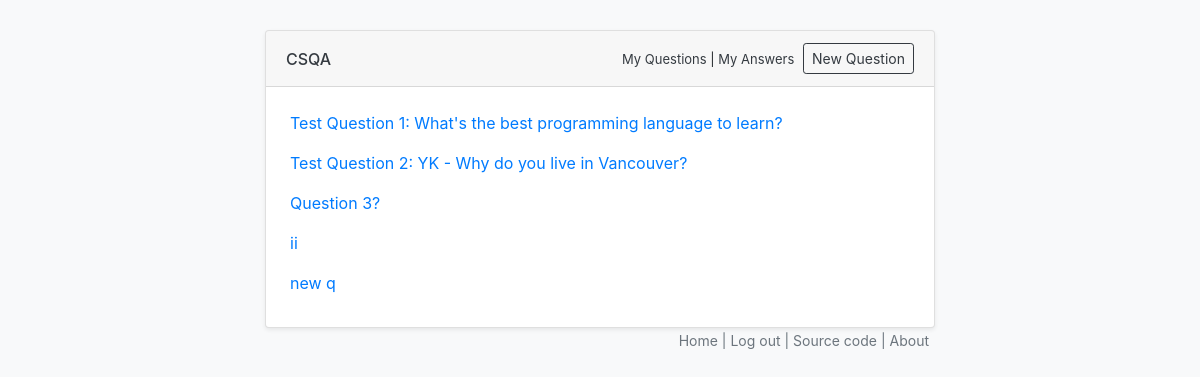
/question/my_questions/ (signed in), run on an earlier commit of the app's database.
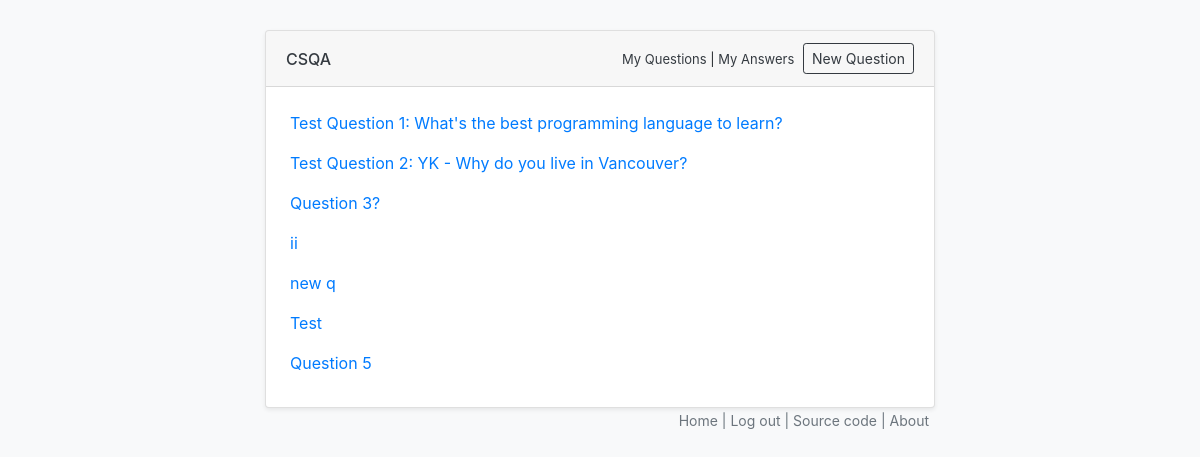
And on a later commit of the database.
### main/models.py (models this page shows, shortened)
class Question(models.Model):
    user = models.ForeignKey(User, on_delete=models.CASCADE)
    title = models.CharField(max_length=200)
    body = models.TextField(blank=True, null=True)
    created     = models.DateTimeField(editable=False)
    modified    = models.DateTimeField()

### questions/views.py (the view)
# urls.py: path('question/my_questions/', myQuestionsView, name='my-questions'),
def myQuestionsView(request):
    current_user = request.user
    questions = Question.objects.filter(user_id = current_user.id)
    questions_exist = len(questions) > 0
    return render(request, 'my_questions.html',
                  {'current_user': current_user, 'questions': questions,
                   'questions_exist': questions_exist})

### templates/my_questions.html (shortened to what this page needs)
{% extends "base.html" %}
{% block content %}
{% for question in questions %}
    <p>
        <a href="/question/{{question.id}}">{{ question.title }}</a>
    </p>
{% endfor %}
{% endblock %}

What changed in the data, as far as the page shows it:
added Question: title "Test"
added Question: title "Question 5"
